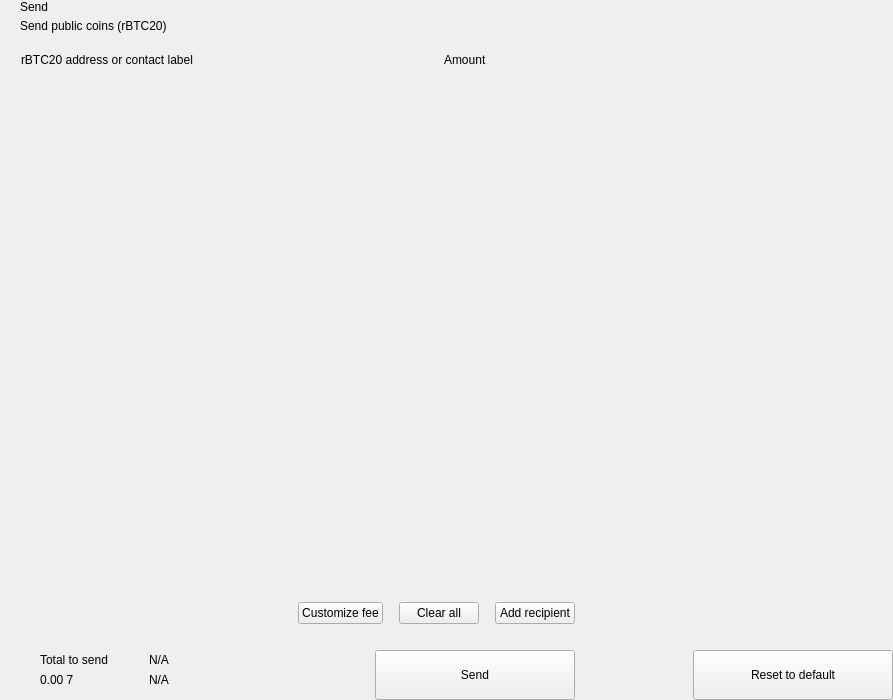
<?xml version="1.0" encoding="UTF-8"?>
<ui version="4.0">
 <class>send</class>
 <widget class="QWidget" name="send">
  <property name="geometry">
   <rect>
    <x>0</x>
    <y>0</y>
    <width>893</width>
    <height>700</height>
   </rect>
  </property>
  <property name="windowTitle">
   <string>Form</string>
  </property>
  <layout class="QHBoxLayout" name="horizontalLayout_2" stretch="2,1">
   <property name="spacing">
    <number>0</number>
   </property>
   <property name="leftMargin">
    <number>0</number>
   </property>
   <property name="topMargin">
    <number>0</number>
   </property>
   <property name="rightMargin">
    <number>0</number>
   </property>
   <property name="bottomMargin">
    <number>0</number>
   </property>
   <item>
    <widget class="QWidget" name="left" native="true">
     <layout class="QVBoxLayout" name="verticalLayout_3">
      <property name="spacing">
       <number>0</number>
      </property>
      <property name="leftMargin">
       <number>0</number>
      </property>
      <property name="topMargin">
       <number>0</number>
      </property>
      <property name="rightMargin">
       <number>0</number>
      </property>
      <property name="bottomMargin">
       <number>0</number>
      </property>
      <item>
       <layout class="QVBoxLayout" name="verticalLayout_22" stretch="0,0,0,1,0,0,0,0">
        <property name="spacing">
         <number>0</number>
        </property>
        <item>
         <layout class="QHBoxLayout" name="horizontalLayout_3">
          <property name="spacing">
           <number>0</number>
          </property>
          <property name="leftMargin">
           <number>20</number>
          </property>
          <property name="rightMargin">
           <number>20</number>
          </property>
          <item>
           <layout class="QVBoxLayout" name="verticalLayout">
            <property name="spacing">
             <number>5</number>
            </property>
            <item>
             <widget class="QLabel" name="labelTitle">
              <property name="text">
               <string>Send</string>
              </property>
              <property name="alignment">
               <set>Qt::AlignLeading|Qt::AlignLeft|Qt::AlignVCenter</set>
              </property>
             </widget>
            </item>
            <item>
             <widget class="QLabel" name="labelSubtitle1">
              <property name="text">
               <string>Send public coins (rBTC20)</string>
              </property>
             </widget>
            </item>
           </layout>
          </item>
          <item>
           <spacer name="horizontalSpacer">
            <property name="orientation">
             <enum>Qt::Horizontal</enum>
            </property>
            <property name="sizeHint" stdset="0">
             <size>
              <width>40</width>
              <height>20</height>
             </size>
            </property>
           </spacer>
          </item>
         </layout>
        </item>
        <item>
         <spacer name="verticalSpacer_2">
          <property name="orientation">
           <enum>Qt::Vertical</enum>
          </property>
          <property name="sizeType">
           <enum>QSizePolicy::Fixed</enum>
          </property>
          <property name="sizeHint" stdset="0">
           <size>
            <width>20</width>
            <height>20</height>
           </size>
          </property>
         </spacer>
        </item>
        <item>
         <layout class="QHBoxLayout" name="horizontalLayout" stretch="6,0,2">
          <property name="spacing">
           <number>0</number>
          </property>
          <property name="leftMargin">
           <number>10</number>
          </property>
          <property name="topMargin">
           <number>0</number>
          </property>
          <property name="rightMargin">
           <number>20</number>
          </property>
          <property name="bottomMargin">
           <number>0</number>
          </property>
          <item>
           <widget class="QLabel" name="labelSubtitleAddress">
            <property name="styleSheet">
             <string notr="true">margin-left:8px;</string>
            </property>
            <property name="text">
             <string>rBTC20 address or contact label</string>
            </property>
           </widget>
          </item>
          <item>
           <spacer name="horizontalSpacer_3">
            <property name="orientation">
             <enum>Qt::Horizontal</enum>
            </property>
            <property name="sizeType">
             <enum>QSizePolicy::Fixed</enum>
            </property>
            <property name="sizeHint" stdset="0">
             <size>
              <width>40</width>
              <height>1</height>
             </size>
            </property>
           </spacer>
          </item>
          <item>
           <widget class="QLabel" name="labelSubtitleAmount">
            <property name="text">
             <string>Amount</string>
            </property>
           </widget>
          </item>
         </layout>
        </item>
        <item>
         <widget class="QScrollArea" name="scrollArea">
          <property name="minimumSize">
           <size>
            <width>0</width>
            <height>350</height>
           </size>
          </property>
          <property name="styleSheet">
           <string notr="true">#scrollArea {
            background:transparent;
            margin-top:10px;
}</string>
          </property>
          <property name="horizontalScrollBarPolicy">
           <enum>Qt::ScrollBarAlwaysOff</enum>
          </property>
          <property name="sizeAdjustPolicy">
           <enum>QAbstractScrollArea::AdjustIgnored</enum>
          </property>
          <property name="widgetResizable">
           <bool>true</bool>
          </property>
          <property name="alignment">
           <set>Qt::AlignLeading|Qt::AlignLeft|Qt::AlignTop</set>
          </property>
          <widget class="QWidget" name="scrollAreaWidgetContents">
           <property name="geometry">
            <rect>
             <x>0</x>
             <y>0</y>
             <width>591</width>
             <height>16</height>
            </rect>
           </property>
           <property name="sizePolicy">
            <sizepolicy hsizetype="Preferred" vsizetype="Maximum">
             <horstretch>0</horstretch>
             <verstretch>0</verstretch>
            </sizepolicy>
           </property>
           <property name="autoFillBackground">
            <bool>false</bool>
           </property>
           <property name="styleSheet">
            <string notr="true">#scrollAreaWidgetContents {
             background:transparent;
             }</string>
           </property>
           <layout class="QVBoxLayout" name="verticalLayout_7">
            <property name="spacing">
             <number>0</number>
            </property>
            <property name="sizeConstraint">
             <enum>QLayout::SetDefaultConstraint</enum>
            </property>
            <property name="leftMargin">
             <number>0</number>
            </property>
            <property name="topMargin">
             <number>0</number>
            </property>
            <property name="rightMargin">
             <number>0</number>
            </property>
            <property name="bottomMargin">
             <number>0</number>
            </property>
           </layout>
          </widget>
         </widget>
        </item>
        <item>
         <spacer name="verticalSpacer_4">
          <property name="orientation">
           <enum>Qt::Vertical</enum>
          </property>
          <property name="sizeType">
           <enum>QSizePolicy::Fixed</enum>
          </property>
          <property name="sizeHint" stdset="0">
           <size>
            <width>20</width>
            <height>20</height>
           </size>
          </property>
         </spacer>
        </item>
        <item>
         <layout class="QHBoxLayout" name="horizontalLayout_20">
          <property name="spacing">
           <number>6</number>
          </property>
          <property name="leftMargin">
           <number>20</number>
          </property>
          <property name="rightMargin">
           <number>20</number>
          </property>
          <item>
           <spacer name="horizontalSpacer_4">
            <property name="orientation">
             <enum>Qt::Horizontal</enum>
            </property>
            <property name="sizeHint" stdset="0">
             <size>
              <width>10</width>
              <height>20</height>
             </size>
            </property>
           </spacer>
          </item>
          <item>
           <widget class="QPushButton" name="pushButtonFee">
            <property name="focusPolicy">
             <enum>Qt::NoFocus</enum>
            </property>
            <property name="text">
             <string>Customize fee</string>
            </property>
           </widget>
          </item>
          <item>
           <spacer name="horizontalSpacer_11">
            <property name="orientation">
             <enum>Qt::Horizontal</enum>
            </property>
            <property name="sizeType">
             <enum>QSizePolicy::Minimum</enum>
            </property>
            <property name="sizeHint" stdset="0">
             <size>
              <width>10</width>
              <height>20</height>
             </size>
            </property>
           </spacer>
          </item>
          <item>
           <widget class="QPushButton" name="pushButtonClear">
            <property name="focusPolicy">
             <enum>Qt::NoFocus</enum>
            </property>
            <property name="layoutDirection">
             <enum>Qt::RightToLeft</enum>
            </property>
            <property name="text">
             <string>Clear all</string>
            </property>
           </widget>
          </item>
          <item>
           <spacer name="horizontalSpacer_6">
            <property name="orientation">
             <enum>Qt::Horizontal</enum>
            </property>
            <property name="sizeType">
             <enum>QSizePolicy::Fixed</enum>
            </property>
            <property name="sizeHint" stdset="0">
             <size>
              <width>10</width>
              <height>20</height>
             </size>
            </property>
           </spacer>
          </item>
          <item>
           <widget class="QPushButton" name="pushButtonAddRecipient">
            <property name="focusPolicy">
             <enum>Qt::NoFocus</enum>
            </property>
            <property name="text">
             <string>Add recipient</string>
            </property>
           </widget>
          </item>
         </layout>
        </item>
        <item>
         <spacer name="verticalSpacer">
          <property name="orientation">
           <enum>Qt::Vertical</enum>
          </property>
          <property name="sizeType">
           <enum>QSizePolicy::Fixed</enum>
          </property>
          <property name="sizeHint" stdset="0">
           <size>
            <width>20</width>
            <height>16</height>
           </size>
          </property>
         </spacer>
        </item>
        <item>
         <layout class="QHBoxLayout" name="horizontalLayout_7">
          <property name="rightMargin">
           <number>20</number>
          </property>
          <item>
           <layout class="QHBoxLayout" name="horizontalLayout_10">
            <property name="spacing">
             <number>0</number>
            </property>
            <property name="leftMargin">
             <number>8</number>
            </property>
            <item>
             <widget class="QStackedWidget" name="stackedWidget">
              <property name="minimumSize">
               <size>
                <width>0</width>
                <height>60</height>
               </size>
              </property>
              <property name="maximumSize">
               <size>
                <width>16777215</width>
                <height>60</height>
               </size>
              </property>
              <widget class="QWidget" name="page1">
               <layout class="QVBoxLayout" name="verticalLayout_71" stretch="0">
                <property name="spacing">
                 <number>6</number>
                </property>
                <property name="leftMargin">
                 <number>12</number>
                </property>
                <property name="topMargin">
                 <number>0</number>
                </property>
                <property name="rightMargin">
                 <number>0</number>
                </property>
                <property name="bottomMargin">
                 <number>0</number>
                </property>
                <item>
                 <widget class="QWidget" name="coinWidget" native="true">
                  <property name="minimumSize">
                   <size>
                    <width>0</width>
                    <height>60</height>
                   </size>
                  </property>
                  <property name="maximumSize">
                   <size>
                    <width>16777215</width>
                    <height>60</height>
                   </size>
                  </property>
                  <layout class="QHBoxLayout" name="horizontalLayout_9">
                   <property name="spacing">
                    <number>0</number>
                   </property>
                   <property name="leftMargin">
                    <number>20</number>
                   </property>
                   <property name="topMargin">
                    <number>10</number>
                   </property>
                   <property name="rightMargin">
                    <number>20</number>
                   </property>
                   <property name="bottomMargin">
                    <number>10</number>
                   </property>
                   <item>
                    <layout class="QVBoxLayout" name="verticalSend">
                     <property name="spacing">
                      <number>0</number>
                     </property>
                     <item>
                      <widget class="QLabel" name="labelTitleTotalSend">
                       <property name="text">
                        <string>Total to send</string>
                       </property>
                      </widget>
                     </item>
                     <item>
                      <widget class="QLabel" name="labelAmountSend">
                       <property name="text">
                        <string notr="true">0.00 7</string>
                       </property>
                      </widget>
                     </item>
                    </layout>
                   </item>
                   <item>
                    <spacer name="horizontalSpacer_9">
                     <property name="orientation">
                      <enum>Qt::Horizontal</enum>
                     </property>
                     <property name="sizeType">
                      <enum>QSizePolicy::Fixed</enum>
                     </property>
                     <property name="sizeHint" stdset="0">
                      <size>
                       <width>20</width>
                       <height>20</height>
                      </size>
                     </property>
                    </spacer>
                   </item>
                   <item>
                    <widget class="QLabel" name="labelLine">
                     <property name="minimumSize">
                      <size>
                       <width>1</width>
                       <height>0</height>
                      </size>
                     </property>
                     <property name="maximumSize">
                      <size>
                       <width>1</width>
                       <height>16777215</height>
                      </size>
                     </property>
                     <property name="text">
                      <string/>
                     </property>
                    </widget>
                   </item>
                   <item>
                    <spacer name="horizontalSpacer_10">
                     <property name="orientation">
                      <enum>Qt::Horizontal</enum>
                     </property>
                     <property name="sizeType">
                      <enum>QSizePolicy::Fixed</enum>
                     </property>
                     <property name="sizeHint" stdset="0">
                      <size>
                       <width>20</width>
                       <height>20</height>
                      </size>
                     </property>
                    </spacer>
                   </item>
                   <item>
                    <layout class="QVBoxLayout" name="verticalRemaining">
                     <property name="spacing">
                      <number>0</number>
                     </property>
                     <item>
                      <widget class="QLabel" name="labelTitleTotalRemaining">
                       <property name="text">
                        <string notr="true">N/A</string>
                       </property>
                      </widget>
                     </item>
                     <item>
                      <widget class="QLabel" name="labelAmountRemaining">
                       <property name="text">
                        <string notr="true">N/A</string>
                       </property>
                      </widget>
                     </item>
                    </layout>
                   </item>
                  </layout>
                 </widget>
                </item>
               </layout>
              </widget>
              <widget class="QWidget" name="page_2"/>
             </widget>
            </item>
           </layout>
          </item>
          <item>
           <spacer name="horizontalSpacer_5">
            <property name="orientation">
             <enum>Qt::Horizontal</enum>
            </property>
            <property name="sizeType">
             <enum>QSizePolicy::Expanding</enum>
            </property>
            <property name="sizeHint" stdset="0">
             <size>
              <width>40</width>
              <height>20</height>
             </size>
            </property>
           </spacer>
          </item>
          <item alignment="Qt::AlignBottom">
           <widget class="QPushButton" name="pushButtonSave">
            <property name="minimumSize">
             <size>
              <width>200</width>
              <height>50</height>
             </size>
            </property>
            <property name="maximumSize">
             <size>
              <width>200</width>
              <height>50</height>
             </size>
            </property>
            <property name="focusPolicy">
             <enum>Qt::NoFocus</enum>
            </property>
            <property name="text">
             <string>Send</string>
            </property>
           </widget>
          </item>
         </layout>
        </item>
       </layout>
      </item>
     </layout>
    </widget>
   </item>
   <item>
    <widget class="QWidget" name="right" native="true">
     <layout class="QVBoxLayout" name="verticalLayout_5">
      <property name="leftMargin">
       <number>0</number>
      </property>
      <property name="topMargin">
       <number>0</number>
      </property>
      <property name="rightMargin">
       <number>0</number>
      </property>
      <property name="bottomMargin">
       <number>0</number>
      </property>
      <item>
       <layout class="QVBoxLayout" name="verticalLayout_4">
        <property name="spacing">
         <number>6</number>
        </property>
        <item>
         <widget class="OptionButton" name="btnCoinControl" native="true">
          <property name="minimumSize">
           <size>
            <width>0</width>
            <height>50</height>
           </size>
          </property>
         </widget>
        </item>
        <item>
         <widget class="OptionButton" name="btnChangeAddress" native="true">
          <property name="minimumSize">
           <size>
            <width>0</width>
            <height>50</height>
           </size>
          </property>
         </widget>
        </item>
        <item>
         <widget class="OptionButton" name="btnUri" native="true">
          <property name="minimumSize">
           <size>
            <width>0</width>
            <height>50</height>
           </size>
          </property>
         </widget>
        </item>
        <item>
         <spacer name="verticalSpacer_5">
          <property name="orientation">
           <enum>Qt::Vertical</enum>
          </property>
          <property name="sizeHint" stdset="0">
           <size>
            <width>20</width>
            <height>40</height>
           </size>
          </property>
         </spacer>
        </item>
        <item>
         <layout class="QHBoxLayout" name="horizontalLayout_8">
          <item>
           <spacer name="horizontalSpacer_7">
            <property name="orientation">
             <enum>Qt::Horizontal</enum>
            </property>
            <property name="sizeHint" stdset="0">
             <size>
              <width>40</width>
              <height>20</height>
             </size>
            </property>
           </spacer>
          </item>
          <item>
           <widget class="QPushButton" name="pushButtonReset">
            <property name="minimumSize">
             <size>
              <width>200</width>
              <height>50</height>
             </size>
            </property>
            <property name="maximumSize">
             <size>
              <width>200</width>
              <height>50</height>
             </size>
            </property>
            <property name="focusPolicy">
             <enum>Qt::NoFocus</enum>
            </property>
            <property name="text">
             <string>Reset to default</string>
            </property>
           </widget>
          </item>
         </layout>
        </item>
       </layout>
      </item>
     </layout>
    </widget>
   </item>
  </layout>
 </widget>
 <customwidgets>
  <customwidget>
   <class>OptionButton</class>
   <extends>QWidget</extends>
   <header>qt/pivx/optionbutton.h</header>
   <container>1</container>
  </customwidget>
 </customwidgets>
 <resources/>
 <connections/>
</ui>
